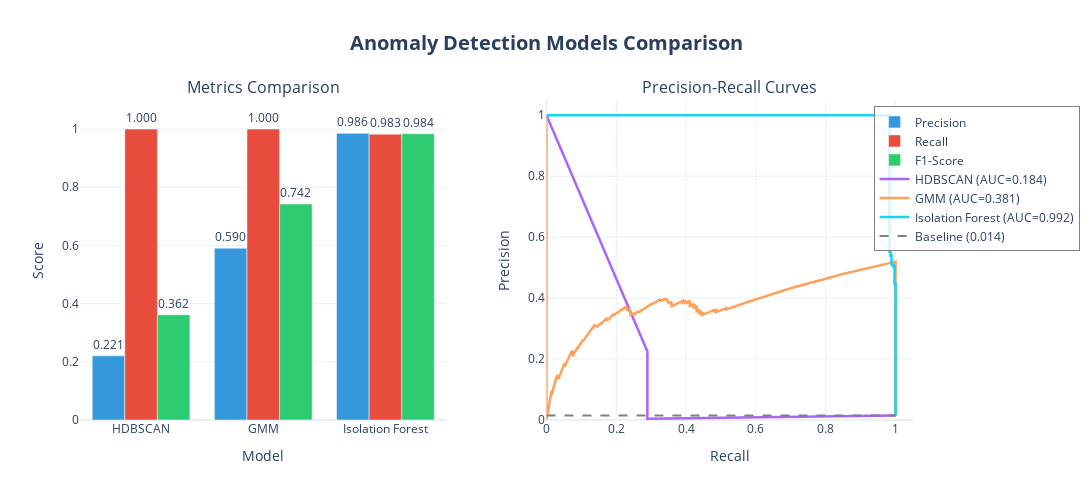

Notebook cell for this chart:
### Code cell
fig = make_subplots(
    rows=1, cols=2,
    subplot_titles=('Metrics Comparison', 'Precision-Recall Curves'),
    specs=[[{"type": "bar"}, {"type": "scatter"}]],
    horizontal_spacing=0.12
)

# Color palette
colors = ['#3498db', '#e74c3c', '#2ecc71']  # Blue, Red, Green

# --- 1. BAR PLOT: Metrics Comparison ---
metrics_to_plot = ['Precision', 'Recall', 'F1-Score']

for i, metric in enumerate(metrics_to_plot):
    fig.add_trace(
        go.Bar(
            name=metric,
            x=models,
            y=[results[j][metric] for j in range(len(models))],
            text=[f"{results[j][metric]:.3f}" for j in range(len(models))],
            textposition='outside',
            marker_color=colors[i],
            showlegend=True
        ),
        row=1, col=1
    )

fig.update_xaxes(title_text="Model", row=1, col=1)
fig.update_yaxes(title_text="Score", range=[0, 1.1], row=1, col=1)

# --- 2. PRECISION-RECALL CURVES ---
pr_data = []

for model, scores, preds in zip(models, anomaly_scores, anomaly_preds):
    # Calculate precision-recall curve
    precision_curve, recall_curve, _ = precision_recall_curve(y, scores)
    pr_auc = auc(recall_curve, precision_curve)
    
    pr_data.append({
        'model': model,
        'precision': precision_curve,
        'recall': recall_curve,
        'auc': pr_auc
    })
    
    fig.add_trace(
        go.Scatter(
            x=recall_curve,
            y=precision_curve,
            mode='lines',
            name=f'{model} (AUC={pr_auc:.3f})',
            line=dict(width=2.5),
            showlegend=True
        ),
        row=1, col=2
    )

# Add baseline (random classifier)
baseline = y.sum() / len(y)
fig.add_trace(
    go.Scatter(
        x=[0, 1],
        y=[baseline, baseline],
        mode='lines',
        name=f'Baseline ({baseline:.3f})',
        line=dict(dash='dash', color='gray', width=2),
        showlegend=True
    ),
    row=1, col=2
)

fig.update_xaxes(title_text="Recall", range=[0, 1.05], row=1, col=2)
fig.update_yaxes(title_text="Precision", range=[0, 1.05], row=1, col=2)

# Overall layout
fig.update_layout(
    title_text="<b>Anomaly Detection Models Comparison</b>",
    title_x=0.5,
    title_font_size=20,
    height=500,
    width=1400,
    showlegend=True,
    legend=dict(
        orientation="v",
        yanchor="top",
        y=0.98,
        xanchor="right",
        x=1.20,
        bgcolor="rgba(255, 255, 255, 0.8)",
        bordercolor="gray",
        borderwidth=1
    ),
    barmode='group',
    template='plotly_white'
)

fig.show()

# ==================== ADDITIONAL TABLE VISUALIZATION ====================

# Create a detailed comparison table with Plotly
fig_table = go.Figure(data=[go.Table(
    header=dict(
        values=['<b>Model</b>', '<b>Precision</b>', '<b>Recall</b>', '<b>F1-Score</b>'],
        fill_color='#3498db',
        align='center',
        font=dict(color='white', size=13, family='Arial Black')
    ),
    cells=dict(
        values=[
            comparison_df['Model'],
            [f"{x:.4f}" for x in comparison_df['Precision']],
            [f"{x:.4f}" for x in comparison_df['Recall']],
            [f"{x:.4f}" for x in comparison_df['F1-Score']],
        ],
        fill_color=[['#ecf0f1', '#d5dbdb', '#ecf0f1']],
        align='center',
        font=dict(size=12),
        height=30
    )
)])

fig_table.update_layout(
    title_text="<b>Detailed Metrics Comparison</b>",
    title_x=0.5,
    title_font_size=18,
    width=900,
    height=300
)

fig_table.show()

### Figure 1 — Plotly figure (JSON) as saved in the notebook; plotly's stock layout.template omitted (floating-point values rounded to 4 significant figures; data arrays with more than 128 entries replaced by an {"elided": "..."} marker saying what was removed)
{"data": [{"marker": {"color": "#3498db"}, "name": "Precision", "showlegend": true, "text": ["0.221", "0.590", "0.986"], "textposition": "outside", "type": "bar", "x": ["HDBSCAN", "GMM", "Isolation Forest"], "xaxis": "x", "y": [0.2208, 0.5904, 0.9855], "yaxis": "y"}, {"marker": {"color": "#e74c3c"}, "name": "Recall", "showlegend": true, "text": ["1.000", "1.000", "0.983"], "textposition": "outside", "type": "bar", "x": ["HDBSCAN", "GMM", "Isolation Forest"], "xaxis": "x", "y": [1, 1, 0.9827], "yaxis": "y"}, {"marker": {"color": "#2ecc71"}, "name": "F1-Score", "showlegend": true, "text": ["0.362", "0.742", "0.984"], "textposition": "outside", "type": "bar", "x": ["HDBSCAN", "GMM", "Isolation Forest"], "xaxis": "x", "y": [0.3617, 0.7425, 0.9841], "yaxis": "y"}, {"line": {"width": 2.5}, "mode": "lines", "name": "HDBSCAN (AUC=0.184)", "showlegend": true, "type": "scatter", "x": {"elided": "8085 float values"}, "xaxis": "x2", "y": {"elided": "8085 float values"}, "yaxis": "y2"}, {"line": {"width": 2.5}, "mode": "lines", "name": "GMM (AUC=0.381)", "showlegend": true, "type": "scatter", "x": {"elided": "9187 float values"}, "xaxis": "x2", "y": {"elided": "9187 float values"}, "yaxis": "y2"}, {"line": {"width": 2.5}, "mode": "lines", "name": "Isolation Forest (AUC=0.992)", "showlegend": true, "type": "scatter", "x": {"elided": "9185 float values"}, "xaxis": "x2", "y": {"elided": "9185 float values"}, "yaxis": "y2"}, {"line": {"color": "gray", "dash": "dash", "width": 2}, "mode": "lines", "name": "Baseline (0.014)", "showlegend": true, "type": "scatter", "x": [0, 1], "xaxis": "x2", "y": [0.01441, 0.01441], "yaxis": "y2"}], "layout": {"annotations": [{"font": {"size": 16}, "showarrow": false, "text": "Metrics Comparison", "x": 0.22, "xanchor": "center", "xref": "paper", "y": 1, "yanchor": "bottom", "yref": "paper"}, {"font": {"size": 16}, "showarrow": false, "text": "Precision-Recall Curves", "x": 0.78, "xanchor": "center", "xref": "paper", "y": 1, "yanchor": "bottom", "yref": "paper"}], "barmode": "group", "height": 500, "legend": {"bgcolor": "rgba(255, 255, 255, 0.8)", "bordercolor": "gray", "borderwidth": 1, "orientation": "v", "x": 1.2, "xanchor": "right", "y": 0.98, "yanchor": "top"}, "showlegend": true, "title": {"font": {"size": 20}, "text": "<b>Anomaly Detection Models Comparison</b>", "x": 0.5}, "width": 1400, "xaxis": {"anchor": "y", "domain": [0, 0.44], "title": {"text": "Model"}}, "xaxis2": {"anchor": "y2", "domain": [0.56, 1], "range": [0, 1.05], "title": {"text": "Recall"}}, "yaxis": {"anchor": "x", "domain": [0, 1], "range": [0, 1.1], "title": {"text": "Score"}}, "yaxis2": {"anchor": "x2", "domain": [0, 1], "range": [0, 1.05], "title": {"text": "Precision"}}}}
